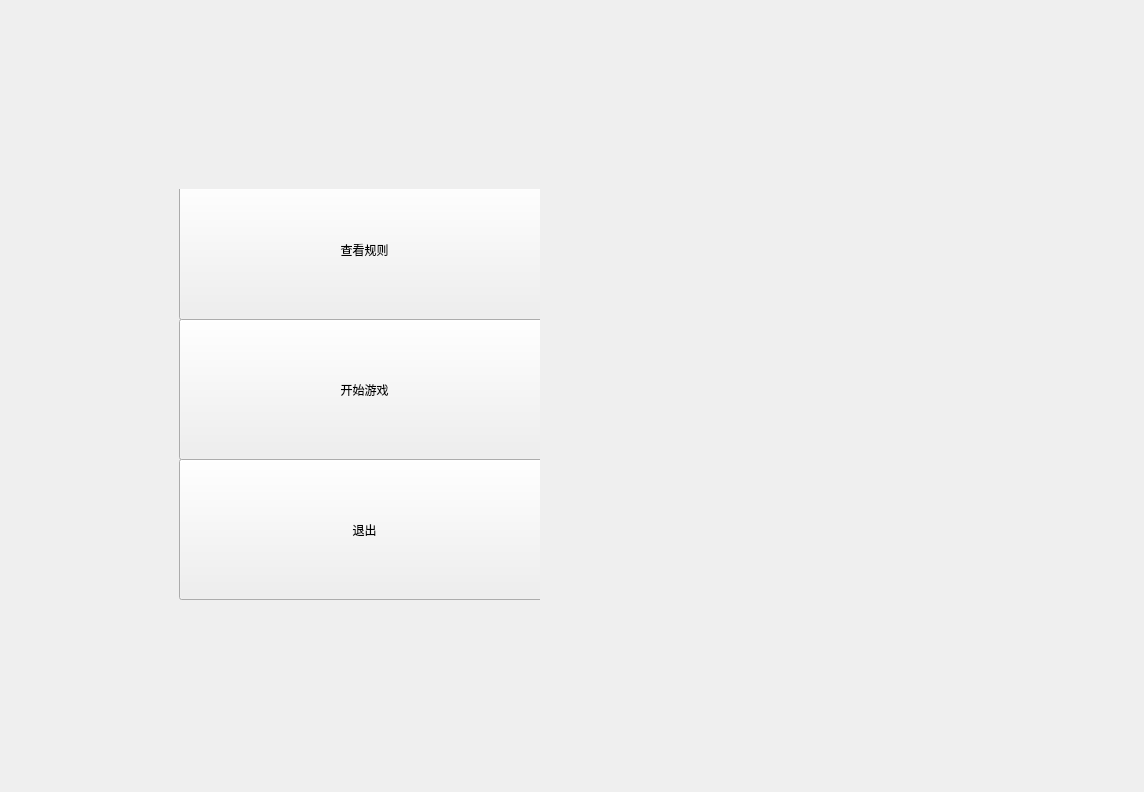
<?xml version="1.0" encoding="UTF-8"?>
<ui version="4.0">
 <class>MainWindow</class>
 <widget class="QMainWindow" name="MainWindow">
  <property name="geometry">
   <rect>
    <x>0</x>
    <y>0</y>
    <width>1144</width>
    <height>792</height>
   </rect>
  </property>
  <property name="windowTitle">
   <string>MainWindow</string>
  </property>
  <property name="styleSheet">
   <string notr="true"/>
  </property>
  <property name="iconSize">
   <size>
    <width>1042</width>
    <height>802</height>
   </size>
  </property>
  <property name="animated">
   <bool>true</bool>
  </property>
  <widget class="QWidget" name="centralwidget">
   <layout class="QGridLayout" name="gridLayout">
    <item row="0" column="0">
     <widget class="QStackedWidget" name="stackedWidget">
      <property name="styleSheet">
       <string notr="true">border-image: url(:/background/image/background02.png);</string>
      </property>
      <property name="currentIndex">
       <number>0</number>
      </property>
      <widget class="QWidget" name="page">
       <widget class="QGroupBox" name="groupBox">
        <property name="geometry">
         <rect>
          <x>170</x>
          <y>180</y>
          <width>361</width>
          <height>411</height>
         </rect>
        </property>
        <property name="title">
         <string>GroupBox</string>
        </property>
        <widget class="QPushButton" name="pushButton_2">
         <property name="geometry">
          <rect>
           <x>0</x>
           <y>-10</y>
           <width>371</width>
           <height>141</height>
          </rect>
         </property>
         <property name="styleSheet">
          <string notr="true">
font: 26pt &quot;楷体&quot;;
color: rgb(0, 0, 0);
border-image: url(:/background/image/background-blue.png);


</string>
         </property>
         <property name="text">
          <string>查看规则</string>
         </property>
        </widget>
        <widget class="QPushButton" name="pushButton">
         <property name="geometry">
          <rect>
           <x>0</x>
           <y>130</y>
           <width>371</width>
           <height>141</height>
          </rect>
         </property>
         <property name="styleSheet">
          <string notr="true">
font: 26pt &quot;楷体&quot;;
color: rgb(0, 0, 0);
border-image: url(:/background/image/background-purple.png);


</string>
         </property>
         <property name="text">
          <string>开始游戏</string>
         </property>
        </widget>
        <widget class="QPushButton" name="pushButton_3">
         <property name="geometry">
          <rect>
           <x>0</x>
           <y>270</y>
           <width>371</width>
           <height>141</height>
          </rect>
         </property>
         <property name="styleSheet">
          <string notr="true">
font: 26pt &quot;楷体&quot;;
color: rgb(0, 0, 0);
border-image: url(:/background/image/background-grey.png);


</string>
         </property>
         <property name="text">
          <string>退出</string>
         </property>
        </widget>
       </widget>
      </widget>
      <widget class="QWidget" name="page_2">
       <widget class="QLabel" name="label">
        <property name="geometry">
         <rect>
          <x>0</x>
          <y>0</y>
          <width>661</width>
          <height>781</height>
         </rect>
        </property>
        <property name="styleSheet">
         <string notr="true">border-image: url(:/background/image/background-label.png);</string>
        </property>
        <property name="text">
         <string/>
        </property>
       </widget>
       <widget class="QPushButton" name="pushButton_4">
        <property name="geometry">
         <rect>
          <x>800</x>
          <y>600</y>
          <width>141</width>
          <height>71</height>
         </rect>
        </property>
        <property name="styleSheet">
         <string notr="true">border-image: url(:/background/image/bacground-green.png);
font: 20pt &quot;楷体&quot;;</string>
        </property>
        <property name="text">
         <string>返回</string>
        </property>
       </widget>
      </widget>
     </widget>
    </item>
   </layout>
  </widget>
 </widget>
 <resources/>
 <connections/>
</ui>
